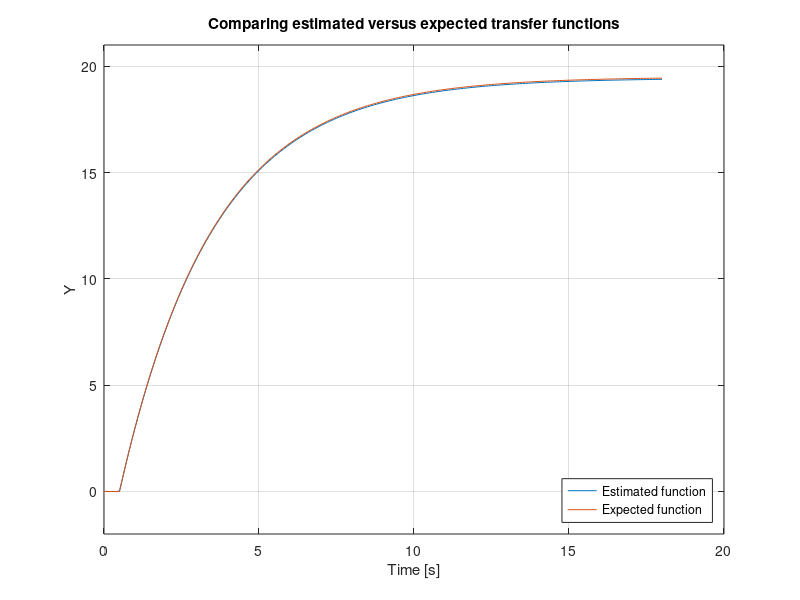
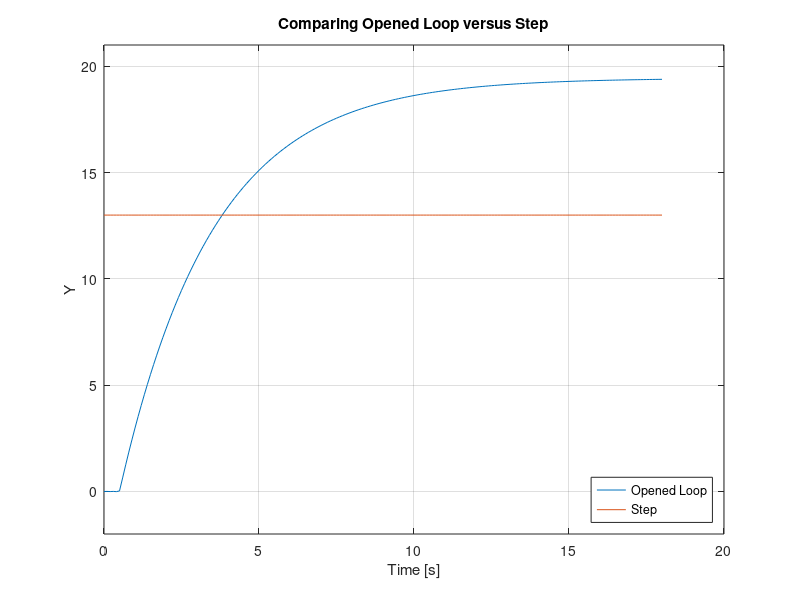
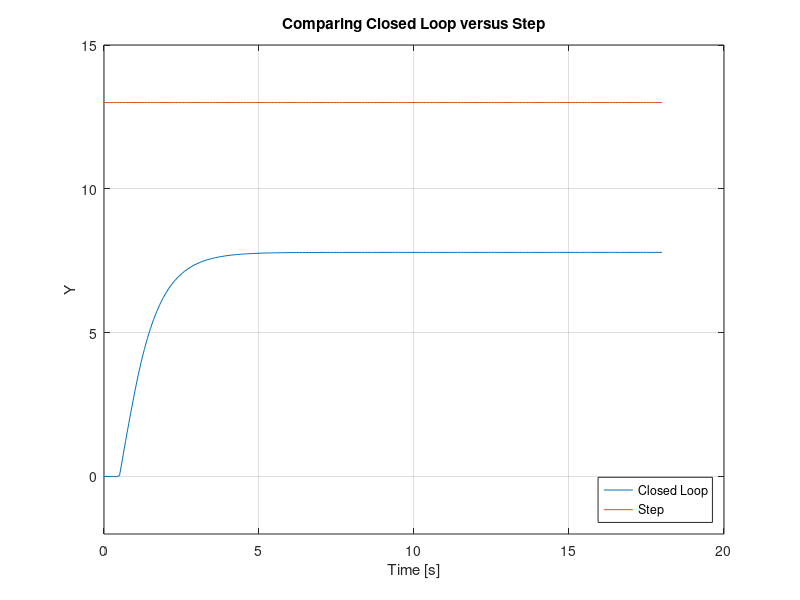

Here is the MATLAB script that generated these plots, in order:
% loading control package
pkg load control;

% loading dataset from .mat file
load transfer_function/TransferFunction13.mat;

% plotting output x time
%plot(t, saida);

% defining transfer function using smith method
delta_output = saida(end) - saida(1);
delta_input = degrau(1);

% getting k
k = delta_output / delta_input;

% getting output values for t1 and t2
v_t1 = 0.283 * delta_output;
v_t2 = 0.632 * delta_output;

% getting t1 and t2 values using array values
t1 = t(16);
t2 = t(36);

% getting t value
tal = 1.5 * (t2 - t1);

% getting theta value
theta = t2 - tal;

% system with delay
sys_without_delay = tf([k], [tal 1]);

% creating delay
[num, den] = padecoef(theta, 20);
h_pade = tf(num, den);

% inserting delay on system
sys_opened_loop = sys_without_delay * h_pade;

% using step function in order to get output estimated values
[output_opened_loop, t, x] = step(delta_input * sys_opened_loop, t);

% comparing two transfer functions
plot(t, output_opened_loop, t, saida);
hold on;
grid on;
title('Comparing estimated versus expected transfer functions');
xlabel('Time [s]');
ylabel('Y');
ylim([-2 21]);
legend('Estimated function', 'Expected function', 'location', 'southeast');
print -dpng 'figures/01-Comparing_transfer_functions.png'
hold off;

% comparing output of opened loop with input required
plot(t, output_opened_loop, t, degrau);
hold on;
grid on;
title('Comparing Opened Loop versus Step');
xlabel('Time [s]');
ylabel('Y');
ylim([-2 21]);
legend('Opened Loop', 'Step', 'location', 'southeast');
print -dpng 'figures/02-Output_opened_loop_vs_step.png'
hold off;

% error in opened loop case
error_opened_loop_real = delta_input - saida(end)
error_opened_loop_predict = delta_input - output_opened_loop(end)

% creating closed loop system
sys_closed_loop = feedback(sys_opened_loop, 1);

% getting output of closed loop applying a step of 13
[output_closed_loop, t, x] = step(delta_input * sys_closed_loop, t);
plot(t, output_closed_loop, t, degrau);
hold on;
grid on;
title('Comparing Closed Loop versus Step');
xlabel('Time [s]');
ylabel('Y');
ylim([-2 15]);
legend('Closed Loop', 'Step', 'location', 'southeast');
print -dpng 'figures/03-Output_closed_loop_vs_step.png'
hold off;

% error in closed loop case
error_closed_loop_predict = delta_input - output_closed_loop(end)

